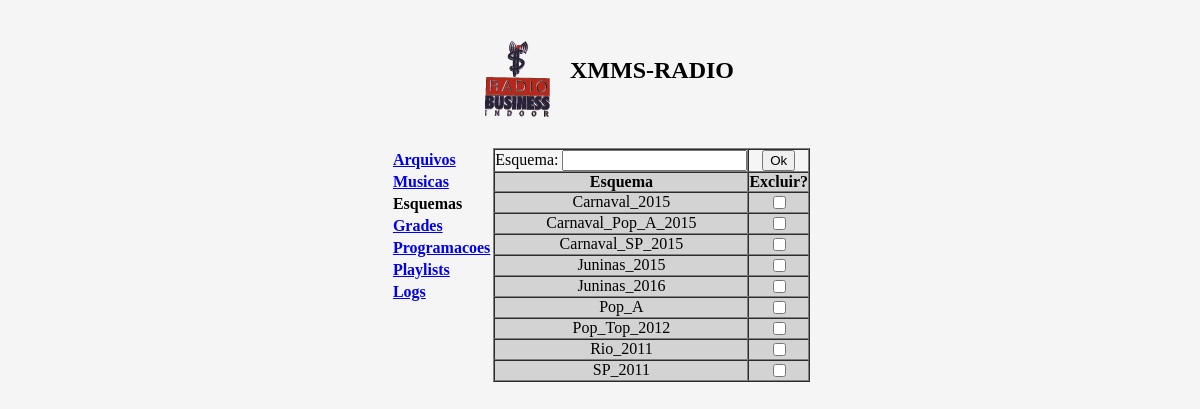
Page /esquemas.php on the earlier database version.
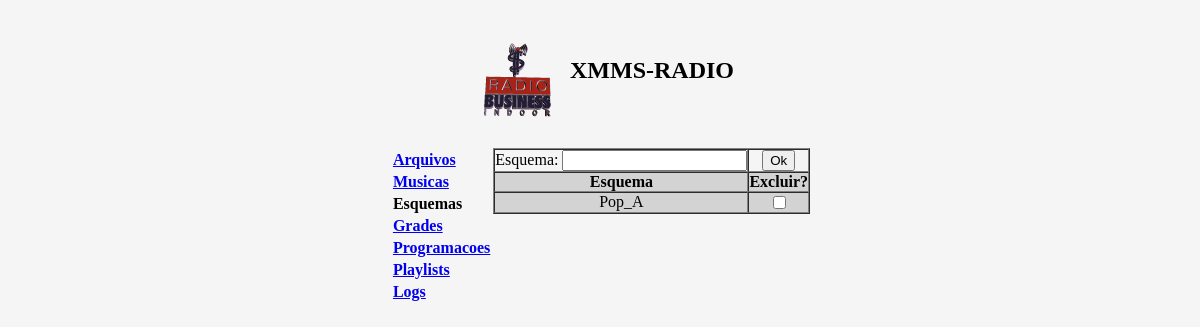
Same page on the later database version.
### tables this page shows
CREATE TABLE `esquemas` (
  `esquema` varchar(30) NOT NULL DEFAULT '',
  PRIMARY KEY (`esquema`)
);

### esquemas.php (the view, shortened to what this page needs)
<!DOCTYPE HTML PUBLIC "-//W3C//DTD HTML 4.01 Transitional//EN" "http://www.w3.org/TR/html4/loose.dtd">
<html>
<head>
</head>
<body bgcolor="#f5f5f5">
<table cellspacing="0" border="0" cellpadding="0" align="center">
  <tbody>
    <tr>
      <td colspan="2" align="center"> <h2><img src="radiobusiness.gif" width="104" height="100" align="middle" border="0">XMMS-RADIO</h2> </td>
    </tr>
    <tr valign="top">
      <td>
	  	<table>
			<tr>
      			<td> <a href="arquivos.php"><b>Arquivos</b></a> </td>
    		</tr>
			<tr>
      			<td> <a href="musicas.php"><b>Musicas</b></a> </td>
    		</tr>
			<tr>
				<td> <b>Esquemas</b> </td>
			</tr>
			<tr>
      			<td> <a href="grades.php"><b>Grades</b></a> </td>
    		</tr>
			<tr>
      			<td> <a href="programacoes.php"><b>Programacoes</b></a> </td>
    		</tr>
			<tr>
      			<td> <a href="playlists.php"><b>Playlists</b></a> </td>
    		</tr>
			<tr>
      			<td> <a href="logs.php"><b>Logs</b></a> </td>
    		</tr>
		</table>
	  </td>
<form action="esquemas.php" method="POST" enctype="multipart/form-data">
      <td>
	  	<table cellspacing="0" border="1" cellpadding="0">
			<tr>
				<td> Esquema: <input type="text" name="esquema" size="20" maxlength="30"> </td>
	  <td align="center"> <input type="submit" name="ok" value="Ok"> </td>
    </tr>
<?php
	$result = mysql_query("SELECT esquema FROM esquemas");
		echo "<tr bgcolor='#d3d3d3'>
					<th>Esquema</th>
					<th>Excluir?</th>
				</tr>";
	while ($row = mysql_fetch_object($result)) {
		echo "<tr bgcolor='#d3d3d3'>
					<td align=center> $row->esquema </td>
					<td align=center><input type=checkbox name=$row->esquema></td>
				</tr>";
	}
	echo "</tbody>
		</table>";
?>
</body>
</html>

Differences in the rows shown:
removed esquemas: esquema "Carnaval_2015"
removed esquemas: esquema "Carnaval_Pop_A_2015"
removed esquemas: esquema "Carnaval_SP_2015"
removed esquemas: esquema "Juninas_2015"
removed esquemas: esquema "Juninas_2016"
removed esquemas: esquema "Pop_Top_2012"
removed esquemas: esquema "Rio_2011"
removed esquemas: esquema "SP_2011"
